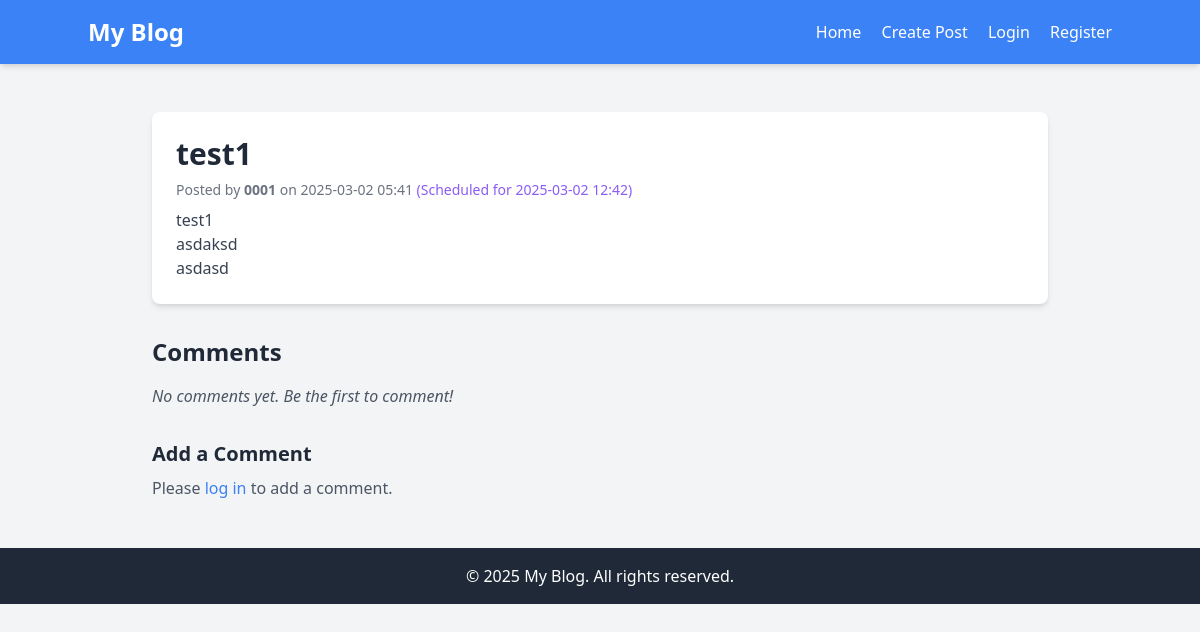
/post/1, run on an earlier commit of the app's database.
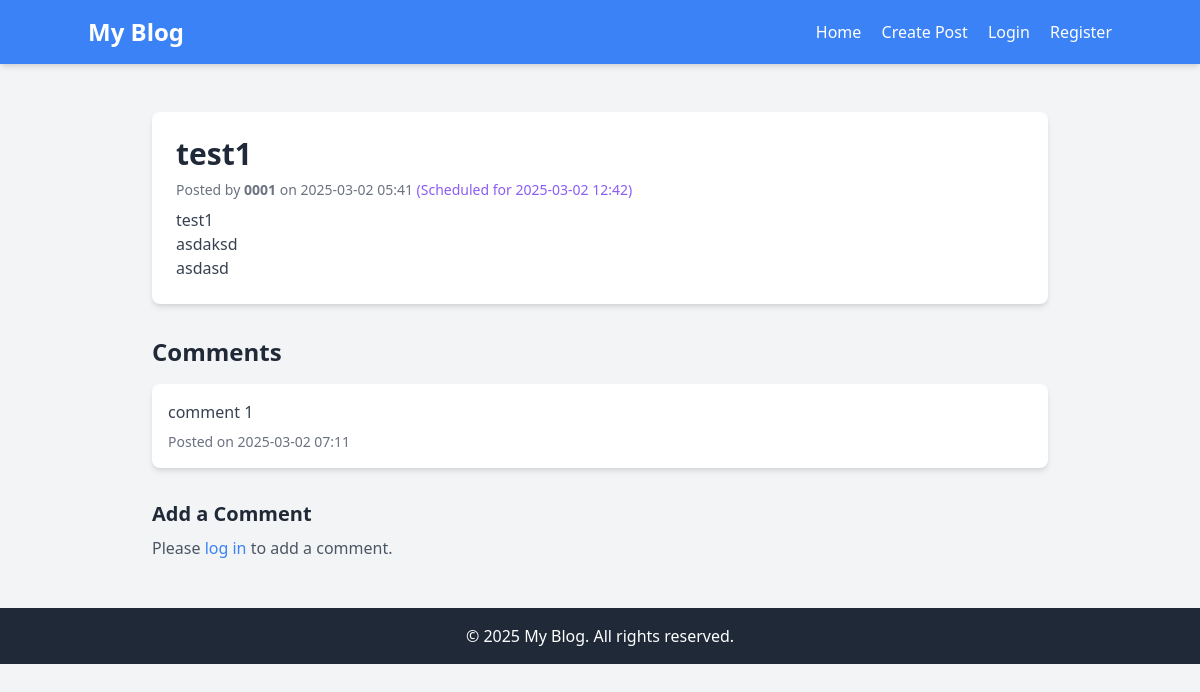
And on a later commit of the database.
### app/models.py (models this page shows)
class Post(db.Model):
    id = db.Column(db.Integer, primary_key=True)
    title = db.Column(db.String(120), nullable=False)
    content = db.Column(db.Text, nullable=False)
    created_at = db.Column(db.DateTime, default=datetime.utcnow)
    scheduled_at = db.Column(db.DateTime, nullable=True)
    user_id = db.Column(db.Integer, db.ForeignKey('user.id'), nullable=False)
    comments = db.relationship('Comment', backref='post', lazy=True)
    tags = db.relationship('Tag', secondary=post_tags, backref=db.backref('posts', lazy=True))

class User(db.Model):
    id = db.Column(db.Integer, primary_key=True)
    username = db.Column(db.String(80), unique=True, nullable=False)
    password = db.Column(db.String(120), nullable=False)
    posts = db.relationship('Post', backref='author', lazy=True)

class Comment(db.Model):
    id = db.Column(db.Integer, primary_key=True)
    content = db.Column(db.Text, nullable=False)
    created_at = db.Column(db.DateTime, default=datetime.utcnow)
    post_id = db.Column(db.Integer, db.ForeignKey('post.id'), nullable=False)

### app/routes.py (the view)
@bp.route('/post/<int:id>')
@token_required
def view_post(id):
    post = Post.query.get_or_404(id)
    comments = Comment.query.filter_by(post_id=id).all()
    form = CommentForm()
    return render_template('post.html', post=post, comments=comments, form=form, current_user=g.get('current_user'))

### app/routes.py (called while the page is built)
def token_required(f):
    @wraps(f)
    def decorated(*args, **kwargs):
        token = request.headers.get('Authorization') or request.cookies.get('token')
        if token and token.startswith('Bearer '):
            token = token.split(' ')[1]
        if token:
            try:
                data = jwt.decode(token, os.getenv('JWT_SECRET_KEY'), algorithms=['HS256'])
                g.current_user = User.query.get(data['user_id'])
            except:
                g.current_user = None
        else:
            g.current_user = None
        return f(*args, **kwargs)
    return decorated

### app/templates/post.html (shortened to what this page needs)
{% extends "base.html" %}
{% block content %}
    <div class="max-w-4xl mx-auto mt-8">
        <div class="bg-white p-6 rounded-lg shadow-md mb-8">
            <h1 class="text-3xl font-bold text-gray-800 mb-2">{{ post.title }}</h1>
            <p class="text-sm text-gray-500 mb-2">
                Posted by <span class="font-semibold">{{ post.author.username }}</span> on
                {{ post.created_at.strftime('%Y-%m-%d %H:%M') }}
                {% if post.scheduled_at %}
                    <span class="text-purple-500"> (Scheduled for {{ post.scheduled_at.strftime('%Y-%m-%d %H:%M') }})</span>
                {% endif %}
            </p>
            <div class="text-gray-700 prose max-w-none">{{ post.content|safe }}</div>
        </div>
        <h2 class="text-2xl font-bold text-gray-800 mb-4">Comments</h2>
        {% if comments %}
            {% for comment in comments %}
                <div class="bg-white p-4 mb-4 rounded-lg shadow-md">
                    <div class="text-gray-700 prose max-w-none">{{ comment.content|safe }}</div>
                    <p class="text-sm text-gray-500 mt-2">
                        Posted on {{ comment.created_at.strftime('%Y-%m-%d %H:%M') }}
                    </p>
                </div>
            {% endfor %}
        {% else %}
            <p class="text-gray-600 italic">No comments yet. Be the first to comment!</p>
        {% endif %}
        <div class="mt-8">
            <h3 class="text-xl font-semibold text-gray-800 mb-2">Add a Comment</h3>
            {% if current_user %}
                <form method="POST" action="{{ url_for('main.add_comment', post_id=post.id) }}" class="space-y-4">
                    {{ form.hidden_tag() }}
                    <div>
                        <label for="content" class="block text-sm font-medium text-gray-700">Your Comment (WYSIWYG Editor)</label>
                        <textarea id="summernote-comment" name="content" class="w-full"></textarea>
                    </div>
                    {{ form.submit(class="bg-blue-500 text-white p-2 rounded-md hover:bg-blue-600 transition duration-200") }}
                </form>
            {% else %}
                <p class="text-gray-600">Please <a href="{{ url_for('auth.login') }}" class="text-blue-500 hover:underline">log in</a> to add a comment.</p>
            {% endif %}
        </div>
    </div>
{% endblock %}

### app/templates/base.html (shortened to what this page needs)
<!DOCTYPE html>
<html lang="en">
<head>
    <link href="https://cdn.jsdelivr.net/npm/tailwindcss@2.2.19/dist/tailwind.min.css" rel="stylesheet">
    <link href="https://cdn.jsdelivr.net/npm/summernote@0.8.18/dist/summernote-lite.min.css" rel="stylesheet">
</head>
<body class="bg-gray-100 font-sans">
    <nav class="bg-blue-500 p-4 text-white shadow-md">
        <div class="container mx-auto flex justify-between items-center">
            <a href="/" class="text-2xl font-bold">My Blog</a>
            <div class="space-x-4">
                <a href="/" class="hover:underline">Home</a>
                <a href="/create" class="hover:underline">Create Post</a>
                {% if current_user %}
                    <span class="text-gray-200">Welcome, {{ current_user.username }}</span>
                    <a href="/auth/logout" class="hover:underline">Logout</a>
                {% else %}
                    <a href="/auth/login" class="hover:underline">Login</a>
                    <a href="/auth/register" class="hover:underline">Register</a>
                {% endif %}
            </div>
        </div>
    </nav>
    <div class="container mx-auto p-4">
        {% block content %}{% endblock %}
    </div>
    <footer class="bg-gray-800 text-white text-center p-4 mt-8">
        <p>© 2025 My Blog. All rights reserved.</p>
    </footer>
</body>
</html>

What changed in the data, as far as the page shows it:
added Comment: content "comment 1", created_at "2025-03-02 07:11"
Also different on the page:
text no longer shown: "No comments yet. Be the first to comment!"
